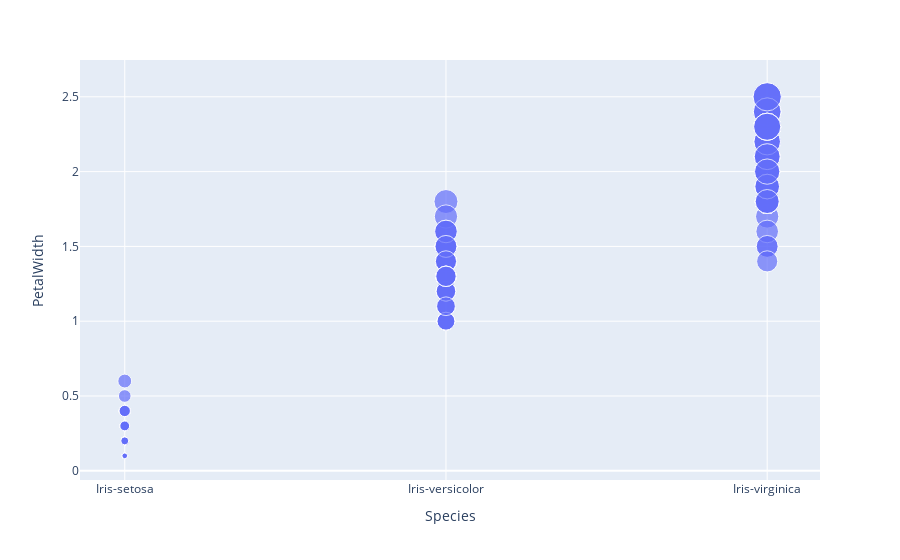

Write notebook code for a chart like this one.
### Code cell
# Getting insights of the 'PetalWidth' column using Scatterplot
px.scatter(iris_data, x='Species', y='PetalWidth', size='PetalWidth')

### Figure 1 — Plotly figure (JSON) as saved in the notebook; plotly's stock layout.template omitted (floating-point values rounded to 4 significant figures; data arrays with more than 128 entries replaced by an {"elided": "..."} marker saying what was removed)
{"data": [{"hovertemplate": "Species=%{x}<br>PetalWidth=%{marker.size}<extra></extra>", "legendgroup": "", "marker": {"color": "#636efa", "size": {"elided": "150 float values"}, "sizemode": "area", "sizeref": 0.00625, "symbol": "circle"}, "mode": "markers", "name": "", "orientation": "v", "showlegend": false, "type": "scatter", "x": {"elided": "150 str values"}, "xaxis": "x", "y": {"elided": "150 float values"}, "yaxis": "y"}], "layout": {"legend": {"itemsizing": "constant", "tracegroupgap": 0}, "margin": {"t": 60}, "xaxis": {"anchor": "y", "domain": [0, 1], "title": {"text": "Species"}}, "yaxis": {"anchor": "x", "domain": [0, 1], "title": {"text": "PetalWidth"}}}}
